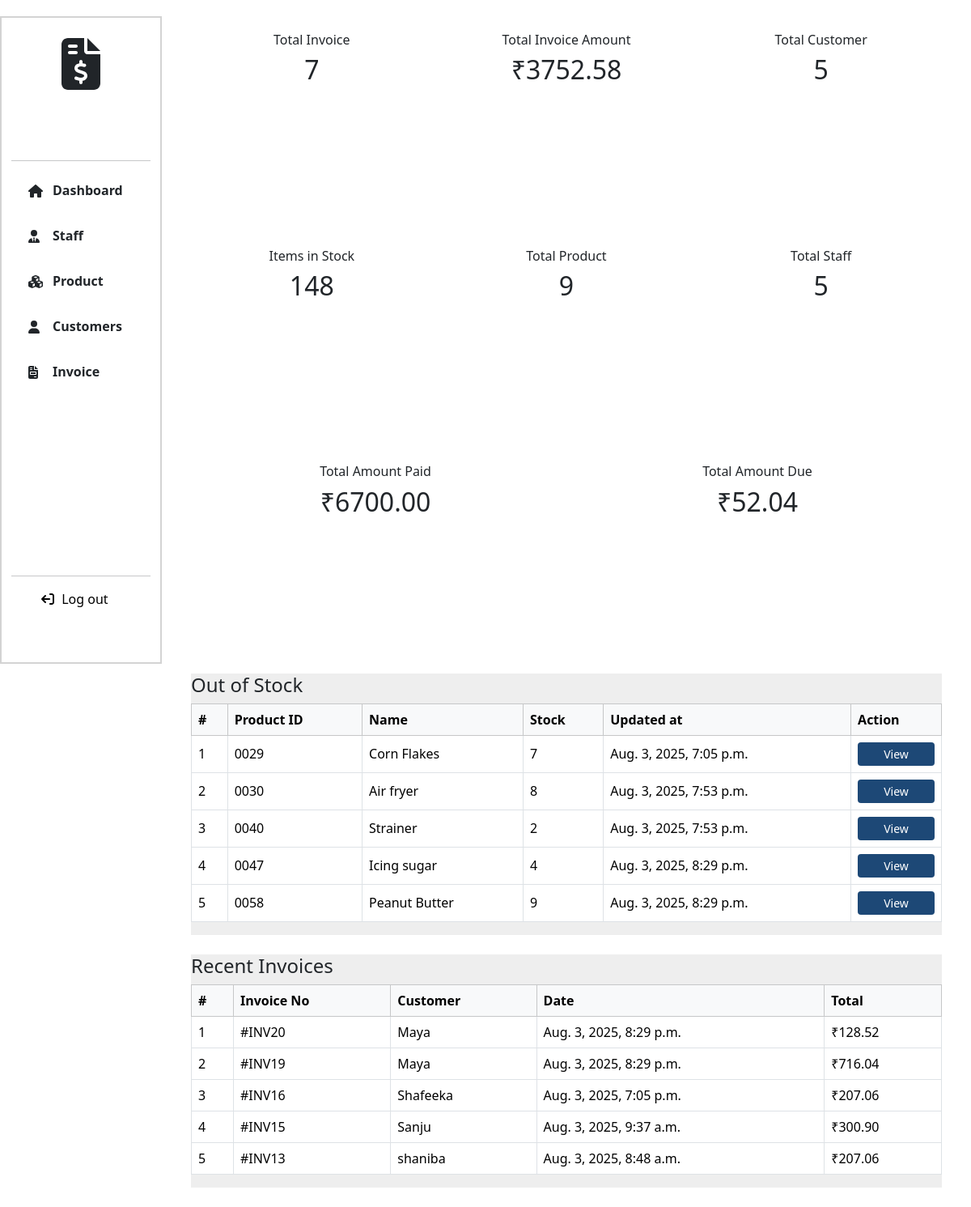
/dashboard/ (signed in), run on an earlier commit of the app's database.
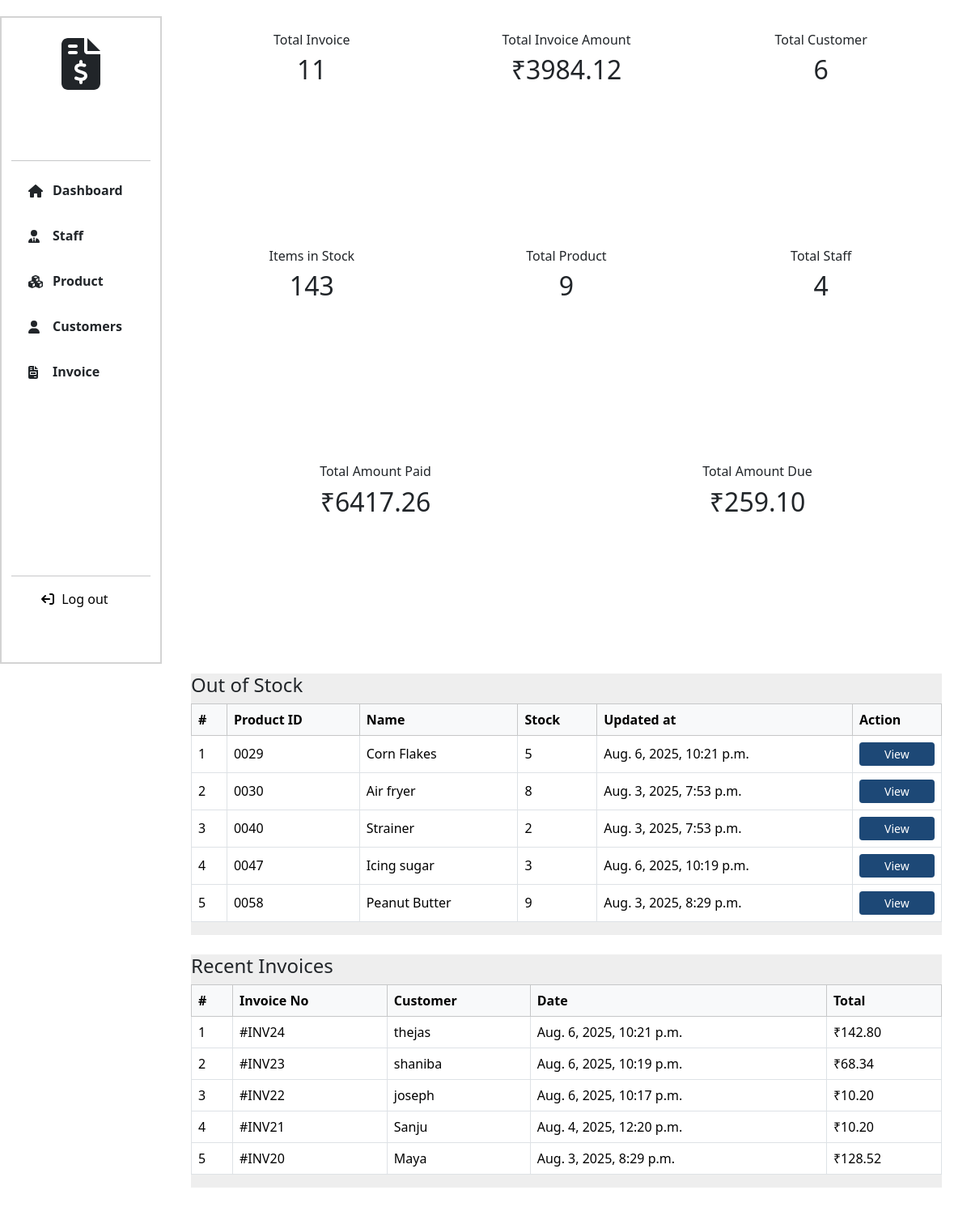
And on a later commit of the database.
### Billing_App/models.py (models this page shows, shortened)
class Product(models.Model):
    product_id = models.CharField(max_length=10,null=True)
    name = models.CharField(max_length=255)
    description = models.TextField(null=True, blank=True)
    price = models.DecimalField(max_digits=10, decimal_places=2)
    stock = models.PositiveIntegerField()
    image = models.ImageField(upload_to='products/', null=True, blank=True)
    category = models.CharField(choices=CATEGORY_CHOICES, max_length=255, null=True, blank=True)
    is_active = models.BooleanField(default=True)
    created_at = models.DateTimeField(auto_now_add=True)
    updated_at = models.DateTimeField(auto_now=True)

class Invoice(models.Model):
    customer = models.ForeignKey(Customer, on_delete=models.CASCADE)
    staff = models.ForeignKey(User, on_delete=models.CASCADE)
    date = models.DateTimeField(auto_now_add=True)
    gst_percentage = models.IntegerField(default=2)
    gst = models.DecimalField(max_digits=5, decimal_places=2, default=0.00)
    total = models.DecimalField(max_digits=15, decimal_places=2, default=0)
    grand_total = models.DecimalField(max_digits=15, default=0, decimal_places=2)
    amount_paid = models.DecimalField(max_digits=10, decimal_places=2, default=0.00)
    amount_due = models.DecimalField(max_digits=10, decimal_places=2, default=0.00)
    notes = models.TextField(blank=True, null=True)
    payment_method = models.CharField(
        max_length=50,
        choices=[
            ('cash', 'Cash'),
            ('card', 'Card'),
            ('upi', 'UPI'),
            ('bank_transfer', 'Bank Transfer'),
        ],
        default='cash'
    )

class Customer(models.Model):
    fullname = models.CharField(max_length=255)
    phone=models.IntegerField(unique=True)
    address = models.TextField()
    wallet = models.DecimalField(max_digits=10, decimal_places=2, default=Decimal('0.00'))
    credit_limit = models.DecimalField(max_digits=10, decimal_places=2, default=Decimal('1000.00'))

### Billing_App/views.py (the view)
# urls.py: path('dashboard/', views.dashboard, name='dashboard'),
@never_cache
@login_required
def dashboard(request):
    context = {
        "invoices": Invoice.objects.count(),
        "customers": Customer.objects.count(),
        "products_count": Product.objects.count(),
        "staffs": User.objects.filter(is_staff=True).count(),
        "total_invoice_amount": Invoice.objects.aggregate(total=Sum('grand_total'))['total'] or 0,
        "total_amount_paid": Invoice.objects.aggregate(total=Sum('amount_paid'))['total'] or 0,
        "total_amount_due": Invoice.objects.aggregate(total=Sum('amount_due'))['total'] or 0,
        "stocks": Product.objects.aggregate(total_stock=Sum('stock'))['total_stock'] or 0,
        "recent_invoice": Invoice.objects.order_by('-id')[:5],
        "products_lt10": Product.objects.filter(stock__lt=10),
    }
    return render(request, "dashboard.html", context)

### templates/dashboard.html (shortened to what the changed rows need)
{% extends 'navbar.html' %}
{% load static %}
{% block styles %}
<link rel="stylesheet" href="{% static 'css/product.css' %}">
{% endblock %}
{% block content %}
<div class="col-lg-10 col-md-9 col-sm-9 page-col">
    <div class="dashboard-content p-4">
        <div class="row g-3">
            <div class="col-md-6 col-lg-4">
                <div class="dashboard-box text-center">
                    <div class="box-content">
                        <h6>Total Invoice</h6>
                        <h2>{{ invoices }}</h2>
                    </div>
                </div>
            </div>
            <div class="col-md-6 col-lg-4">
                <div class="dashboard-box text-center">
                    <div class="box-content">
                        <h6>Total Invoice Amount</h6>
                        <h2>₹{{ total_invoice_amount|floatformat:2 }}</h2>
                    </div>
                </div>
            </div>
            <div class="col-md-6 col-lg-4">
                <div class="dashboard-box text-center">
                    <div class="box-content">
                        <h6>Total Customer</h6>
                        <h2>{{ customers }}</h2>
                    </div>
                </div>
            </div>
            <div class="col-md-6 col-lg-4">
                <div class="dashboard-box text-center">
                    <div class="box-content">
                        <h6>Items in Stock</h6>
                        <h2>{{ stocks }}</h2>
                    </div>
                </div>
            </div>
            <div class="col-md-6 col-lg-4">
                <div class="dashboard-box text-center">
                    <div class="box-content">
                        <h2>{{ products_count }}</h2>
                    </div>
                </div>
            </div>
            <div class="col-md-6 col-lg-4">
                <div class="dashboard-box text-center">
                    <div class="box-content">
                        <h6>Total Staff</h6>
                        <h2>{{ staffs }}</h2>
                    </div>
                </div>
            </div>
            <div class="col-md-6">
                <div class="dashboard-box text-center">
                    <div class="box-content">
                        <h6>Total Amount Paid</h6>
                        <h2>₹{{ total_amount_paid|floatformat:2 }}</h2>
                    </div>
                </div>
            </div>
            <div class="col-md-6">
                <div class="dashboard-box text-center">
                    <div class="box-content">
                        <h6>Total Amount Due</h6>
                        <h2>₹{{ total_amount_due|floatformat:2 }}</h2>
                    </div>
                </div>
            </div>
        </div>
        <div class="recent-invoice mt-4">
            <div class="invoice-content">
                {% if products_lt10 %}
                    <div class="table-responsive">
                        <table class="table table-hover table-bordered align-middle">
                            <thead class="table-light">
                                <tr>
                                    <th>#</th>
                                    <th>Product ID</th>
                                    <th>Name</th>
                                    <th>Stock</th>
                                    <th>Updated at</th>
                                    <th>Action</th>
                                </tr>
                            </thead>
                            <tbody>
                                {% for product in products_lt10 %}
                                    <tr>
                                        <td>{{ forloop.counter }}</td>
                                        <td>{{ product.product_id }}</td>
                                        <td>{{ product.name }}</td>
                                        <td>{{ product.stock }}</td>
                                        <td>{{ product.updated_at }}</td>
                                        <td>
                                            <a href="{% url 'update_product' product.id %}"
                                               class="btn btn-outline-primary btn-sm w-100"
                                               style="background-color: #1d4876;border: none;color: white;">View</a>
                                        </td>
                                    </tr>
                                {% endfor %}
                            </tbody>
                        </table>
                    </div>
                {% else %}
                    <div class="p-4 text-center">
                        <h5>No products are out of stock</h5>
                    </div>
                {% endif %}
            </div>
        </div>
        <div class="recent-invoice mt-4">
            <div class="invoice-content">
                {% if recent_invoice %}
                    <div class="table-responsive">
                        <table class="table table-hover table-bordered align-middle">
                            <thead class="table-light">
                                <tr>
                                    <th>#</th>
                                    <th>Invoice No</th>
                                    <th>Customer</th>
                                    <th>Date</th>
                                    <th>Total</th>
                                </tr>
                            </thead>
                            <tbody>
                                {% for invoice in recent_invoice %}
                                    <tr>
                                        <td>{{ forloop.counter }}</td>
                                        <td>#INV{{ invoice.id }}</td>
                                        <td>{{ invoice.customer.fullname }}</td>
                                        <td>{{ invoice.date }}</td>
                                        <td>₹{{ invoice.grand_total|floatformat:2 }}</td>
                                    </tr>
                                {% endfor %}
                            </tbody>
                        </table>
                    </div>
                {% else %}
                    <div class="p-4 text-center">
                        <h5>No invoices found</h5>
                    </div>
                {% endif %}
            </div>
        </div>
    </div>
</div>
{% endblock %}

What changed in the data, as far as the page shows it:
no longer on this page (row unchanged): Invoice: id "19", customer.fullname "Maya", date "Aug. 3, 2025, 8:29 p.m.", grand_total "716.04"
no longer on this page (row edited): Invoice: id "16", customer.fullname "Shafeeka", date "Aug. 3, 2025, 7:05 p.m.", grand_total "207.06"
no longer on this page (row unchanged): Invoice: id "15", customer.fullname "Sanju", date "Aug. 3, 2025, 9:37 a.m.", grand_total "300.90"
no longer on this page (row unchanged): Invoice: id "13", customer.fullname "shaniba", date "Aug. 3, 2025, 8:48 a.m.", grand_total "207.06"
changed Product "Corn Flakes": stock "7" → "5"; updated_at "Aug. 3, 2025, 7:05 p.m." → "Aug. 6, 2025, 10:21 p.m."
changed Product "Icing sugar": stock "4" → "3"; updated_at "Aug. 3, 2025, 8:29 p.m." → "Aug. 6, 2025, 10:19 p.m."
added Invoice: id "24", customer.fullname "thejas", date "Aug. 6, 2025, 10:21 p.m.", grand_total "142.80"
added Invoice: id "23", customer.fullname "shaniba", date "Aug. 6, 2025, 10:19 p.m.", grand_total "68.34"
added Invoice: id "22", customer.fullname "joseph", date "Aug. 6, 2025, 10:17 p.m.", grand_total "10.20"
added Invoice: id "21", customer.fullname "Sanju", date "Aug. 4, 2025, 12:20 p.m.", grand_total "10.20"
Also different on the page:
{{ invoices }}: "7" → "11"
{{ total_invoice_amount|floatformat:2 }}: "3752.58" → "3984.12"
{{ customers }}: "5" → "6"
{{ stocks }}: "148" → "143"
{{ staffs }}: "5" → "4"
{{ total_amount_paid|floatformat:2 }}: "6700.00" → "6417.26"
{{ total_amount_due|floatformat:2 }}: "52.04" → "259.10"
